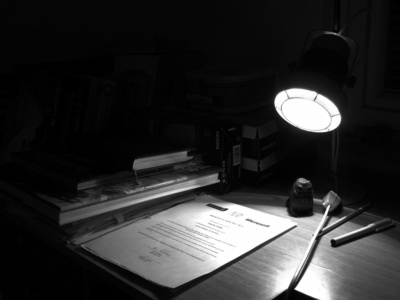
#> input picture DIP/mid/images/desk_grayscale.jpg, 400 x 300 px
$ python linear_contrast_1b_1.py
#> lines starting #> are read from the running program, lines starting #| are printed output that depends on the picture
import cv2
import numpy as np
import matplotlib.pyplot as plt

image = cv2.imread('images/desk_grayscale.jpg', cv2.IMREAD_GRAYSCALE)
#> image is the input picture: shape (300, 400); min 0, max 255, mean 43.6

threshold1 = 10
threshold2 = 250

lut = np.array([
    np.clip(1.2 * i + 20, 0, 255) if i < threshold1 else
    np.clip(0.6 * i + 25, 0, 255) if i < threshold2 else
    np.clip(0.5 * i + 50, 0, 255)
    for i in range(256)
], dtype=np.uint8)

new_image = cv2.LUT(image, lut)
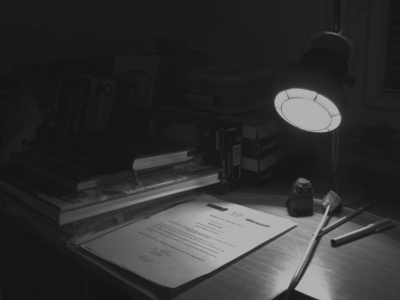
#> new_image: shape (300, 400); min 20, max 177, mean 49.4

plt.figure()
plt.title("Original Image Histogram")
plt.xlabel("Pixel Value")
plt.ylabel("Frequency")
plt.hist(image.ravel(), bins=256, range=[0, 256])
plt.show()
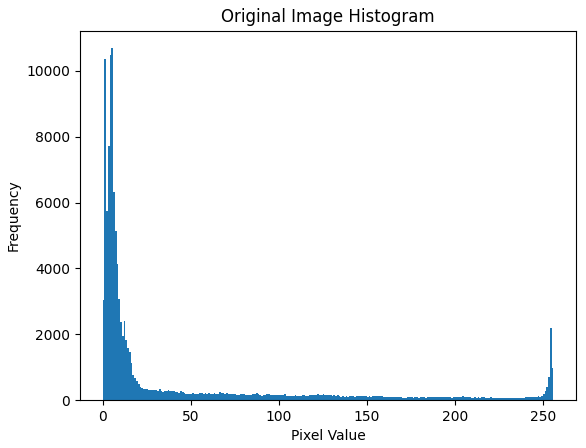
#> figure drawn by matplotlib, 1 panel; tallest bar 10690 high, from x = 5 to 6

plt.figure()
plt.title("Contrast Stretched Image Histogram")
plt.xlabel("Pixel Value")
plt.ylabel("Frequency")
plt.hist(new_image.ravel(), bins=256, range=[0, 256])
plt.show()
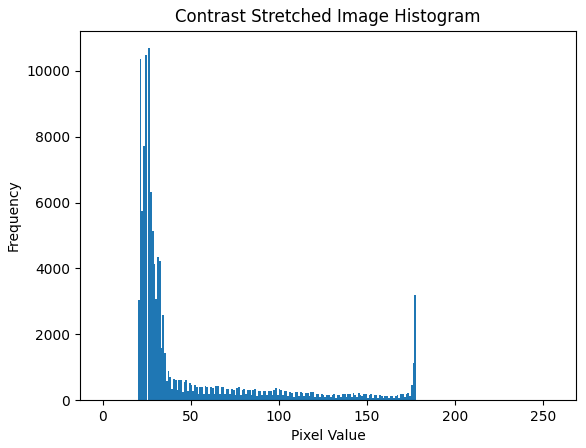
#> figure drawn by matplotlib, 1 panel; tallest bar 10690 high, from x = 26 to 27

cv2.imshow('Original Image', image)
cv2.imshow('Linear Contrast Stretch', new_image)
cv2.waitKey(0)
cv2.destroyAllWindows()
plt.close('all')
